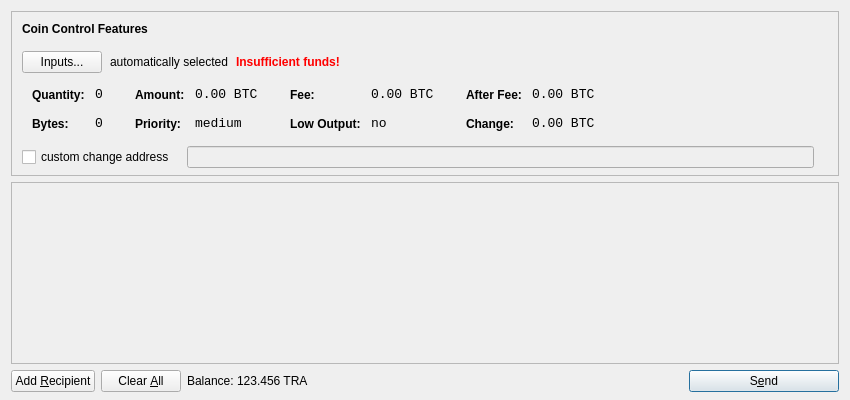
<?xml version="1.0" encoding="UTF-8"?>
<ui version="4.0">
 <class>SendCoinsDialog</class>
 <widget class="QDialog" name="SendCoinsDialog">
  <property name="geometry">
   <rect>
    <x>0</x>
    <y>0</y>
    <width>850</width>
    <height>400</height>
   </rect>
  </property>
  <property name="windowTitle">
   <string>Send Coins</string>
  </property>
  <layout class="QVBoxLayout" name="verticalLayout" stretch="0,1,0">
   <property name="bottomMargin">
    <number>8</number>
   </property>
   <item>
    <widget class="QFrame" name="frameCoinControl">
     <property name="sizePolicy">
      <sizepolicy hsizetype="Expanding" vsizetype="Expanding">
       <horstretch>0</horstretch>
       <verstretch>0</verstretch>
      </sizepolicy>
     </property>
     <property name="maximumSize">
      <size>
       <width>16777215</width>
       <height>16777215</height>
      </size>
     </property>
     <property name="frameShape">
      <enum>QFrame::StyledPanel</enum>
     </property>
     <property name="frameShadow">
      <enum>QFrame::Sunken</enum>
     </property>
     <layout class="QVBoxLayout" name="verticalLayoutCoinControl2">
      <property name="spacing">
       <number>-1</number>
      </property>
      <property name="leftMargin">
       <number>0</number>
      </property>
      <property name="topMargin">
       <number>0</number>
      </property>
      <property name="rightMargin">
       <number>0</number>
      </property>
      <property name="bottomMargin">
       <number>6</number>
      </property>
      <item>
       <layout class="QVBoxLayout" name="verticalLayoutCoinControl" stretch="0,0,0,0,1">
        <property name="spacing">
         <number>0</number>
        </property>
        <property name="leftMargin">
         <number>10</number>
        </property>
        <property name="topMargin">
         <number>10</number>
        </property>
        <item>
         <layout class="QHBoxLayout" name="horizontalLayoutCoinControl1">
          <property name="bottomMargin">
           <number>15</number>
          </property>
          <item>
           <widget class="QLabel" name="labelCoinControlFeatures">
            <property name="sizePolicy">
             <sizepolicy hsizetype="Preferred" vsizetype="Maximum">
              <horstretch>0</horstretch>
              <verstretch>0</verstretch>
             </sizepolicy>
            </property>
            <property name="font">
             <font>
              <weight>75</weight>
              <bold>true</bold>
             </font>
            </property>
            <property name="styleSheet">
             <string notr="true">font-weight:bold;</string>
            </property>
            <property name="text">
             <string>Coin Control Features</string>
            </property>
           </widget>
          </item>
         </layout>
        </item>
        <item>
         <layout class="QHBoxLayout" name="horizontalLayoutCoinControl2" stretch="0,0,0,0">
          <property name="spacing">
           <number>8</number>
          </property>
          <property name="bottomMargin">
           <number>10</number>
          </property>
          <item>
           <widget class="QPushButton" name="pushButtonCoinControl">
            <property name="styleSheet">
             <string notr="true"/>
            </property>
            <property name="text">
             <string>Inputs...</string>
            </property>
           </widget>
          </item>
          <item>
           <widget class="QLabel" name="labelCoinControlAutomaticallySelected">
            <property name="text">
             <string>automatically selected</string>
            </property>
            <property name="margin">
             <number>5</number>
            </property>
           </widget>
          </item>
          <item>
           <widget class="QLabel" name="labelCoinControlInsuffFunds">
            <property name="font">
             <font>
              <weight>75</weight>
              <bold>true</bold>
             </font>
            </property>
            <property name="styleSheet">
             <string notr="true">color:red;font-weight:bold;</string>
            </property>
            <property name="text">
             <string>Insufficient funds!</string>
            </property>
            <property name="margin">
             <number>5</number>
            </property>
           </widget>
          </item>
          <item>
           <spacer name="horizontalSpacerCoinControl">
            <property name="orientation">
             <enum>Qt::Horizontal</enum>
            </property>
            <property name="sizeHint" stdset="0">
             <size>
              <width>40</width>
              <height>1</height>
             </size>
            </property>
           </spacer>
          </item>
         </layout>
        </item>
        <item>
         <widget class="QWidget" name="widgetCoinControl" native="true">
          <property name="sizePolicy">
           <sizepolicy hsizetype="Preferred" vsizetype="Preferred">
            <horstretch>0</horstretch>
            <verstretch>0</verstretch>
           </sizepolicy>
          </property>
          <property name="minimumSize">
           <size>
            <width>0</width>
            <height>0</height>
           </size>
          </property>
          <property name="styleSheet">
           <string notr="true"/>
          </property>
          <layout class="QHBoxLayout" name="horizontalLayoutCoinControl5">
           <property name="margin">
            <number>0</number>
           </property>
           <item>
            <layout class="QHBoxLayout" name="horizontalLayoutCoinControl3" stretch="0,0,0,1">
             <property name="spacing">
              <number>20</number>
             </property>
             <property name="topMargin">
              <number>0</number>
             </property>
             <property name="bottomMargin">
              <number>10</number>
             </property>
             <item>
              <layout class="QFormLayout" name="formLayoutCoinControl1">
               <property name="horizontalSpacing">
                <number>10</number>
               </property>
               <property name="verticalSpacing">
                <number>14</number>
               </property>
               <property name="leftMargin">
                <number>10</number>
               </property>
               <property name="topMargin">
                <number>4</number>
               </property>
               <property name="rightMargin">
                <number>6</number>
               </property>
               <item row="0" column="0">
                <widget class="QLabel" name="labelCoinControlQuantityText">
                 <property name="styleSheet">
                  <string notr="true">font-weight:bold;</string>
                 </property>
                 <property name="text">
                  <string>Quantity:</string>
                 </property>
                 <property name="margin">
                  <number>0</number>
                 </property>
                </widget>
               </item>
               <item row="0" column="1">
                <widget class="QLabel" name="labelCoinControlQuantity">
                 <property name="font">
                  <font>
                   <family>Monospace</family>
                   <pointsize>10</pointsize>
                  </font>
                 </property>
                 <property name="cursor">
                  <cursorShape>IBeamCursor</cursorShape>
                 </property>
                 <property name="contextMenuPolicy">
                  <enum>Qt::ActionsContextMenu</enum>
                 </property>
                 <property name="text">
                  <string notr="true">0</string>
                 </property>
                 <property name="margin">
                  <number>0</number>
                 </property>
                 <property name="textInteractionFlags">
                  <set>Qt::LinksAccessibleByMouse|Qt::TextSelectableByKeyboard|Qt::TextSelectableByMouse</set>
                 </property>
                </widget>
               </item>
               <item row="1" column="0">
                <widget class="QLabel" name="labelCoinControlBytesText">
                 <property name="styleSheet">
                  <string notr="true">font-weight:bold;</string>
                 </property>
                 <property name="text">
                  <string>Bytes:</string>
                 </property>
                </widget>
               </item>
               <item row="1" column="1">
                <widget class="QLabel" name="labelCoinControlBytes">
                 <property name="font">
                  <font>
                   <family>Monospace</family>
                   <pointsize>10</pointsize>
                  </font>
                 </property>
                 <property name="cursor">
                  <cursorShape>IBeamCursor</cursorShape>
                 </property>
                 <property name="contextMenuPolicy">
                  <enum>Qt::ActionsContextMenu</enum>
                 </property>
                 <property name="text">
                  <string notr="true">0</string>
                 </property>
                 <property name="textInteractionFlags">
                  <set>Qt::LinksAccessibleByMouse|Qt::TextSelectableByKeyboard|Qt::TextSelectableByMouse</set>
                 </property>
                </widget>
               </item>
              </layout>
             </item>
             <item>
              <layout class="QFormLayout" name="formLayoutCoinControl2">
               <property name="horizontalSpacing">
                <number>10</number>
               </property>
               <property name="verticalSpacing">
                <number>14</number>
               </property>
               <property name="leftMargin">
                <number>6</number>
               </property>
               <property name="topMargin">
                <number>4</number>
               </property>
               <property name="rightMargin">
                <number>6</number>
               </property>
               <item row="0" column="0">
                <widget class="QLabel" name="labelCoinControlAmountText">
                 <property name="styleSheet">
                  <string notr="true">font-weight:bold;</string>
                 </property>
                 <property name="text">
                  <string>Amount:</string>
                 </property>
                 <property name="margin">
                  <number>0</number>
                 </property>
                </widget>
               </item>
               <item row="0" column="1">
                <widget class="QLabel" name="labelCoinControlAmount">
                 <property name="font">
                  <font>
                   <family>Monospace</family>
                   <pointsize>10</pointsize>
                  </font>
                 </property>
                 <property name="cursor">
                  <cursorShape>IBeamCursor</cursorShape>
                 </property>
                 <property name="contextMenuPolicy">
                  <enum>Qt::ActionsContextMenu</enum>
                 </property>
                 <property name="text">
                  <string notr="true">0.00 BTC</string>
                 </property>
                 <property name="textInteractionFlags">
                  <set>Qt::LinksAccessibleByMouse|Qt::TextSelectableByKeyboard|Qt::TextSelectableByMouse</set>
                 </property>
                </widget>
               </item>
               <item row="1" column="0">
                <widget class="QLabel" name="labelCoinControlPriorityText">
                 <property name="styleSheet">
                  <string notr="true">font-weight:bold;</string>
                 </property>
                 <property name="text">
                  <string>Priority:</string>
                 </property>
                </widget>
               </item>
               <item row="1" column="1">
                <widget class="QLabel" name="labelCoinControlPriority">
                 <property name="font">
                  <font>
                   <family>Monospace</family>
                   <pointsize>10</pointsize>
                  </font>
                 </property>
                 <property name="cursor">
                  <cursorShape>IBeamCursor</cursorShape>
                 </property>
                 <property name="contextMenuPolicy">
                  <enum>Qt::ActionsContextMenu</enum>
                 </property>
                 <property name="text">
                  <string>medium</string>
                 </property>
                 <property name="textInteractionFlags">
                  <set>Qt::LinksAccessibleByMouse|Qt::TextSelectableByKeyboard|Qt::TextSelectableByMouse</set>
                 </property>
                </widget>
               </item>
              </layout>
             </item>
             <item>
              <layout class="QFormLayout" name="formLayoutCoinControl3">
               <property name="horizontalSpacing">
                <number>10</number>
               </property>
               <property name="verticalSpacing">
                <number>14</number>
               </property>
               <property name="leftMargin">
                <number>6</number>
               </property>
               <property name="topMargin">
                <number>4</number>
               </property>
               <property name="rightMargin">
                <number>6</number>
               </property>
               <item row="0" column="0">
                <widget class="QLabel" name="labelCoinControlFeeText">
                 <property name="styleSheet">
                  <string notr="true">font-weight:bold;</string>
                 </property>
                 <property name="text">
                  <string>Fee:</string>
                 </property>
                 <property name="margin">
                  <number>0</number>
                 </property>
                </widget>
               </item>
               <item row="0" column="1">
                <widget class="QLabel" name="labelCoinControlFee">
                 <property name="font">
                  <font>
                   <family>Monospace</family>
                   <pointsize>10</pointsize>
                  </font>
                 </property>
                 <property name="cursor">
                  <cursorShape>IBeamCursor</cursorShape>
                 </property>
                 <property name="contextMenuPolicy">
                  <enum>Qt::ActionsContextMenu</enum>
                 </property>
                 <property name="text">
                  <string notr="true">0.00 BTC</string>
                 </property>
                 <property name="textInteractionFlags">
                  <set>Qt::LinksAccessibleByMouse|Qt::TextSelectableByKeyboard|Qt::TextSelectableByMouse</set>
                 </property>
                </widget>
               </item>
               <item row="1" column="0">
                <widget class="QLabel" name="labelCoinControlLowOutputText">
                 <property name="styleSheet">
                  <string notr="true">font-weight:bold;</string>
                 </property>
                 <property name="text">
                  <string>Low Output:</string>
                 </property>
                </widget>
               </item>
               <item row="1" column="1">
                <widget class="QLabel" name="labelCoinControlLowOutput">
                 <property name="font">
                  <font>
                   <family>Monospace</family>
                   <pointsize>10</pointsize>
                  </font>
                 </property>
                 <property name="cursor">
                  <cursorShape>IBeamCursor</cursorShape>
                 </property>
                 <property name="contextMenuPolicy">
                  <enum>Qt::ActionsContextMenu</enum>
                 </property>
                 <property name="text">
                  <string>no</string>
                 </property>
                 <property name="textInteractionFlags">
                  <set>Qt::LinksAccessibleByMouse|Qt::TextSelectableByKeyboard|Qt::TextSelectableByMouse</set>
                 </property>
                </widget>
               </item>
              </layout>
             </item>
             <item>
              <layout class="QFormLayout" name="formLayoutCoinControl4">
               <property name="horizontalSpacing">
                <number>10</number>
               </property>
               <property name="verticalSpacing">
                <number>14</number>
               </property>
               <property name="leftMargin">
                <number>6</number>
               </property>
               <property name="topMargin">
                <number>4</number>
               </property>
               <property name="rightMargin">
                <number>6</number>
               </property>
               <item row="0" column="0">
                <widget class="QLabel" name="labelCoinControlAfterFeeText">
                 <property name="styleSheet">
                  <string notr="true">font-weight:bold;</string>
                 </property>
                 <property name="text">
                  <string>After Fee:</string>
                 </property>
                 <property name="margin">
                  <number>0</number>
                 </property>
                </widget>
               </item>
               <item row="0" column="1">
                <widget class="QLabel" name="labelCoinControlAfterFee">
                 <property name="font">
                  <font>
                   <family>Monospace</family>
                   <pointsize>10</pointsize>
                  </font>
                 </property>
                 <property name="cursor">
                  <cursorShape>IBeamCursor</cursorShape>
                 </property>
                 <property name="contextMenuPolicy">
                  <enum>Qt::ActionsContextMenu</enum>
                 </property>
                 <property name="text">
                  <string notr="true">0.00 BTC</string>
                 </property>
                 <property name="textInteractionFlags">
                  <set>Qt::LinksAccessibleByMouse|Qt::TextSelectableByKeyboard|Qt::TextSelectableByMouse</set>
                 </property>
                </widget>
               </item>
               <item row="1" column="0">
                <widget class="QLabel" name="labelCoinControlChangeText">
                 <property name="styleSheet">
                  <string notr="true">font-weight:bold;</string>
                 </property>
                 <property name="text">
                  <string>Change:</string>
                 </property>
                </widget>
               </item>
               <item row="1" column="1">
                <widget class="QLabel" name="labelCoinControlChange">
                 <property name="font">
                  <font>
                   <family>Monospace</family>
                   <pointsize>10</pointsize>
                  </font>
                 </property>
                 <property name="cursor">
                  <cursorShape>IBeamCursor</cursorShape>
                 </property>
                 <property name="contextMenuPolicy">
                  <enum>Qt::ActionsContextMenu</enum>
                 </property>
                 <property name="text">
                  <string notr="true">0.00 BTC</string>
                 </property>
                 <property name="textInteractionFlags">
                  <set>Qt::LinksAccessibleByMouse|Qt::TextSelectableByKeyboard|Qt::TextSelectableByMouse</set>
                 </property>
                </widget>
               </item>
              </layout>
             </item>
            </layout>
           </item>
          </layout>
         </widget>
        </item>
        <item>
         <layout class="QHBoxLayout" name="horizontalLayoutCoinControl4" stretch="0,0,0">
          <property name="spacing">
           <number>12</number>
          </property>
          <property name="sizeConstraint">
           <enum>QLayout::SetDefaultConstraint</enum>
          </property>
          <property name="topMargin">
           <number>5</number>
          </property>
          <property name="rightMargin">
           <number>5</number>
          </property>
          <item>
           <widget class="QCheckBox" name="checkBoxCoinControlChange">
            <property name="text">
             <string>custom change address</string>
            </property>
           </widget>
          </item>
          <item>
           <widget class="QLineEdit" name="lineEditCoinControlChange">
            <property name="enabled">
             <bool>false</bool>
            </property>
            <property name="sizePolicy">
             <sizepolicy hsizetype="Expanding" vsizetype="Fixed">
              <horstretch>0</horstretch>
              <verstretch>0</verstretch>
             </sizepolicy>
            </property>
           </widget>
          </item>
          <item>
           <widget class="QLabel" name="labelCoinControlChangeLabel">
            <property name="sizePolicy">
             <sizepolicy hsizetype="Preferred" vsizetype="Expanding">
              <horstretch>0</horstretch>
              <verstretch>0</verstretch>
             </sizepolicy>
            </property>
            <property name="minimumSize">
             <size>
              <width>0</width>
              <height>0</height>
             </size>
            </property>
            <property name="text">
             <string/>
            </property>
            <property name="margin">
             <number>3</number>
            </property>
           </widget>
          </item>
         </layout>
        </item>
        <item>
         <spacer name="verticalSpacerCoinControl">
          <property name="orientation">
           <enum>Qt::Vertical</enum>
          </property>
          <property name="sizeHint" stdset="0">
           <size>
            <width>800</width>
            <height>1</height>
           </size>
          </property>
         </spacer>
        </item>
       </layout>
      </item>
     </layout>
    </widget>
   </item>
   <item>
    <widget class="QScrollArea" name="scrollArea">
     <property name="widgetResizable">
      <bool>true</bool>
     </property>
     <widget class="QWidget" name="scrollAreaWidgetContents">
      <property name="geometry">
       <rect>
        <x>0</x>
        <y>0</y>
        <width>830</width>
        <height>165</height>
       </rect>
      </property>
      <layout class="QVBoxLayout" name="verticalLayout_2">
       <property name="margin">
        <number>0</number>
       </property>
       <item>
        <layout class="QVBoxLayout" name="entries">
         <property name="spacing">
          <number>6</number>
         </property>
        </layout>
       </item>
       <item>
        <spacer name="verticalSpacer">
         <property name="orientation">
          <enum>Qt::Vertical</enum>
         </property>
         <property name="sizeHint" stdset="0">
          <size>
           <width>20</width>
           <height>40</height>
          </size>
         </property>
        </spacer>
       </item>
      </layout>
     </widget>
    </widget>
   </item>
   <item>
    <layout class="QHBoxLayout" name="horizontalLayout">
     <item>
      <widget class="QPushButton" name="addButton">
       <property name="toolTip">
        <string>Send to multiple recipients at once</string>
       </property>
       <property name="text">
        <string>Add &amp;Recipient</string>
       </property>
       <property name="icon">
        <iconset resource="../bitcoin.qrc">
         <normaloff>:/icons/add</normaloff>:/icons/add</iconset>
       </property>
       <property name="autoDefault">
        <bool>false</bool>
       </property>
      </widget>
     </item>
     <item>
      <widget class="QPushButton" name="clearButton">
       <property name="sizePolicy">
        <sizepolicy hsizetype="Minimum" vsizetype="Fixed">
         <horstretch>0</horstretch>
         <verstretch>0</verstretch>
        </sizepolicy>
       </property>
       <property name="toolTip">
        <string>Remove all transaction fields</string>
       </property>
       <property name="text">
        <string>Clear &amp;All</string>
       </property>
       <property name="icon">
        <iconset resource="../bitcoin.qrc">
         <normaloff>:/icons/remove</normaloff>:/icons/remove</iconset>
       </property>
       <property name="autoRepeatDelay">
        <number>300</number>
       </property>
       <property name="autoDefault">
        <bool>false</bool>
       </property>
      </widget>
     </item>
     <item>
      <layout class="QHBoxLayout" name="horizontalLayout_2">
       <property name="spacing">
        <number>3</number>
       </property>
       <item>
        <widget class="QLabel" name="label">
         <property name="text">
          <string>Balance:</string>
         </property>
        </widget>
       </item>
       <item>
        <widget class="QLabel" name="labelBalance">
         <property name="cursor">
          <cursorShape>IBeamCursor</cursorShape>
         </property>
         <property name="text">
          <string>123.456 TRA</string>
         </property>
         <property name="textInteractionFlags">
          <set>Qt::LinksAccessibleByMouse|Qt::TextSelectableByKeyboard|Qt::TextSelectableByMouse</set>
         </property>
        </widget>
       </item>
      </layout>
     </item>
     <item>
      <spacer name="horizontalSpacer">
       <property name="orientation">
        <enum>Qt::Horizontal</enum>
       </property>
       <property name="sizeHint" stdset="0">
        <size>
         <width>40</width>
         <height>20</height>
        </size>
       </property>
      </spacer>
     </item>
     <item>
      <widget class="QPushButton" name="sendButton">
       <property name="minimumSize">
        <size>
         <width>150</width>
         <height>0</height>
        </size>
       </property>
       <property name="toolTip">
        <string>Confirm the send action</string>
       </property>
       <property name="text">
        <string>S&amp;end</string>
       </property>
       <property name="icon">
        <iconset resource="../bitcoin.qrc">
         <normaloff>:/icons/send</normaloff>:/icons/send</iconset>
       </property>
       <property name="default">
        <bool>true</bool>
       </property>
      </widget>
     </item>
    </layout>
   </item>
  </layout>
 </widget>
 <resources>
  <include location="../bitcoin.qrc"/>
 </resources>
 <connections/>
</ui>
